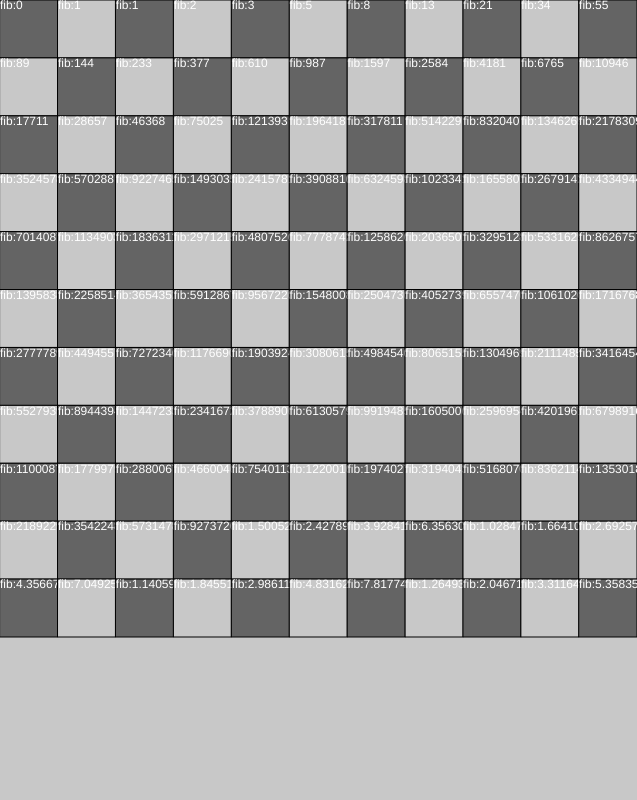
Frame 1 (no input)
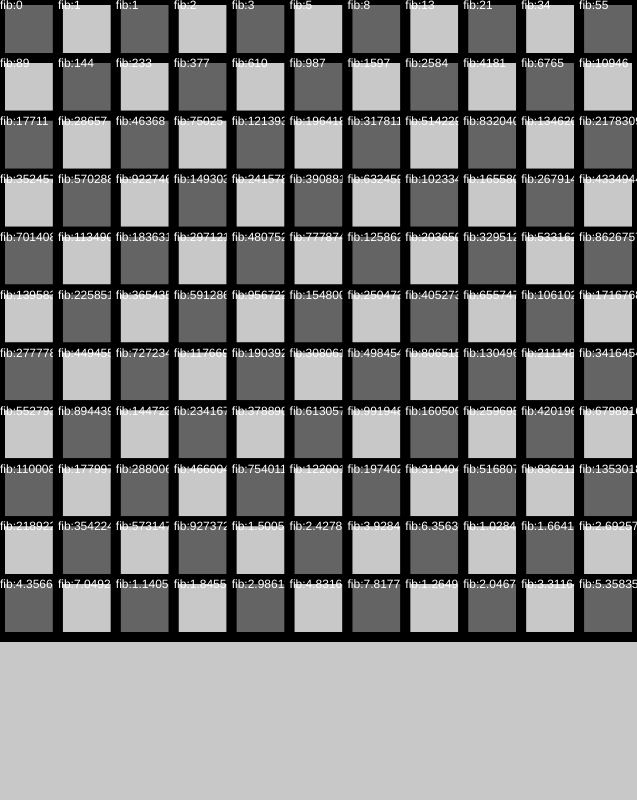
Frame 60 (no input)
Frame 120 (the mouse pressed at the canvas centre since frame 60): identical to frame 60, image omitted

The p5.js sketch that drew these frames (run headless with seeded random() and noise() and a simulated clock; from frame 60 on, the mouse is pressed at the canvas centre):

// p5.js sketch
// ── sketch.js
function setup() {
  // setting up the sketch before to start drawing
  createCanvas(637, 800); // or (innerWidth, innerHeight) [full screen]
  background(200)
  // noLoop()
}



function draw() {

  let number_of_cells = 11; // number of cells in the grid
  let cell = width / number_of_cells; // size of the cell
  let counter = 1; // counter for the cells
  for (let i = 0; i < number_of_cells; i += 1) {
    for (let j = 0; j < number_of_cells; j += 1) {
      fill(100)
      if (counter % 2 == 0) {
        fill(200)
      }
      rect(cell * j, cell * i, cell, cell);
      fill(255)
      text("fib:" + fibonacci(counter), cell * j, cell * i, cell, cell)
      // text("fib j:" + fibonacci(i+1), cell * j, cell*i, cell, cell)
      counter += 1;
    }
  }

  strokeWeight(10)
}

// https://www.geeksforgeeks.org/javascript-program-to-print-fibonacci-series/

function fibonacci(num) {
  let num1 = 0;
  let num2 = 1;
  let sum;
  if (num === 1) {
    return num1;
  } else if (num === 2) {
    return num2;
  } else {
    for (let i = 3; i <= num; i++) {
      sum = num1 + num2;
      num1 = num2;
      num2 = sum;
    }
    return num2;
  }
}

console.log("Fibonacci(5): " + fibonacci(5));
console.log("Fibonacci(8): " + fibonacci(13));


/* VERY IMPORTANT FEATURE TO RESIZE THE CANVAS*/

function windowResized() {
  // resizeCanvas(innerWidth, innerHeight);
}
// ── style.css
#p5Sketch{
  position: fixed; /* or relative or whatever you decide */
  /* width: you define it!; */
  /* height: you define it!; */
  /* i usually do full screen */
}


h1{
  color: #3333ff;
  font-family: 'Courier New', Courier, monospace;
  font-size: 2em;
  text-align: center;
  margin-top: 20px;
}
